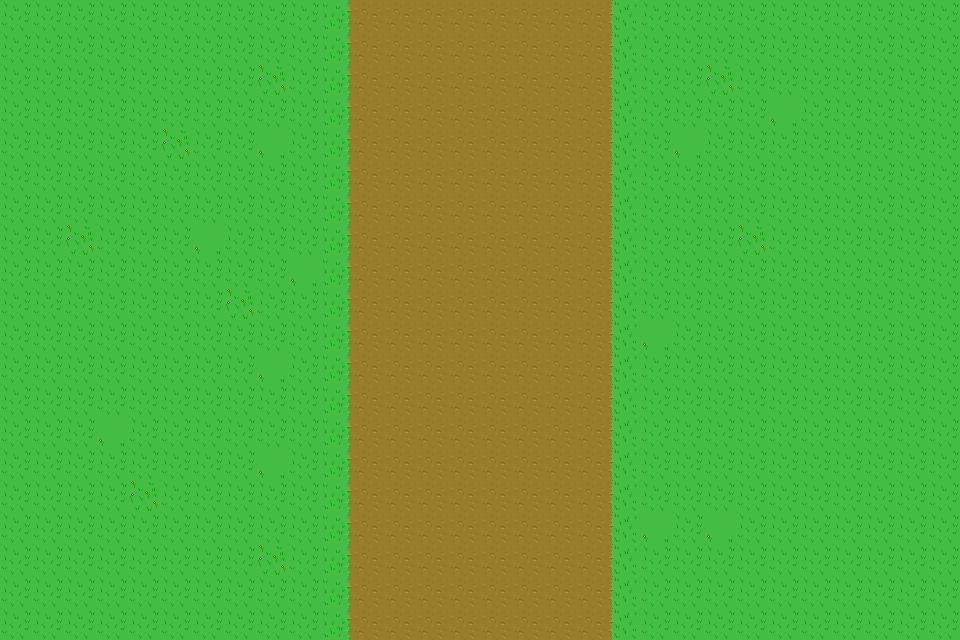

Below is a game level as drawn by its tile map, then a one-line description and the .tmx file that defines it, in full:
An orthogonal 30x20 tile map with 32x32 px tiles, 1 tile layer (Calque de Tuiles 1), 2 tilesets and 6 objects (2x collision, 2x spawn_obstacle, spawn_player, respawn).

<map version="1.9" tiledversion="1.9.2" orientation="orthogonal" renderorder="right-down" width="30" height="20" tilewidth="32" tileheight="32" infinite="0" nextlayerid="5" nextobjectid="17">
 <editorsettings>
  <export target="map_test..tmx" format="tmx" />
 </editorsettings>
 <tileset firstgid="1" source="map.tsx" />
 <tileset firstgid="19" source="../tile/map.tsx" />
 <layer id="1" name="Calque de Tuiles 1" width="30" height="20">
  <data encoding="csv">
10,10,10,10,10,10,10,10,10,10,7,8,8,8,8,8,8,8,8,9,10,10,10,10,10,10,10,10,10,10,
10,10,10,10,10,10,10,10,10,10,7,8,8,8,8,8,8,8,8,9,10,10,10,10,10,10,10,10,10,10,
10,10,10,10,10,10,10,10,5,10,7,8,8,8,8,8,8,8,8,9,10,10,5,10,10,10,10,10,10,10,
10,10,10,10,10,10,10,10,10,10,7,8,8,8,8,8,8,8,8,9,10,10,10,10,4,10,10,10,10,10,
10,10,10,10,10,5,10,10,4,10,7,8,8,8,8,8,8,8,8,9,10,4,10,10,10,10,10,10,10,10,
10,10,10,10,10,10,10,10,10,10,7,8,8,8,8,8,8,8,8,9,10,10,10,10,10,10,10,10,10,10,
10,10,10,10,10,10,10,10,10,10,7,8,8,8,8,8,8,8,8,9,10,10,10,10,10,10,10,10,10,10,
10,10,5,10,10,10,4,10,10,10,7,8,8,8,8,8,8,8,8,9,10,10,10,5,10,10,10,10,10,10,
10,10,10,10,10,10,10,10,10,4,7,8,8,8,8,8,8,8,8,9,10,10,10,10,10,10,10,10,10,10,
10,10,10,10,10,10,10,5,10,10,7,8,8,8,8,8,8,8,8,9,10,10,10,10,10,10,10,10,10,10,
10,10,10,10,10,10,10,10,10,10,7,8,8,8,8,8,8,8,8,9,4,10,10,10,10,10,10,10,10,10,
10,10,10,10,10,10,10,10,4,10,7,8,8,8,8,8,8,8,8,9,10,10,10,10,10,10,10,10,10,10,
10,10,10,10,10,10,10,10,10,10,7,8,8,8,8,8,8,8,8,9,10,10,10,10,10,10,10,10,10,10,
10,10,10,4,10,10,10,10,10,10,7,8,8,8,8,8,8,8,8,9,10,10,10,10,10,10,10,10,10,10,
10,10,10,10,10,10,10,10,4,10,7,8,8,8,8,8,8,8,8,9,10,10,10,10,10,10,10,10,10,10,
10,10,10,10,5,10,10,10,10,10,7,8,8,8,8,8,8,8,8,9,10,10,10,10,10,10,10,10,10,10,
10,10,10,10,10,10,10,10,10,10,7,8,8,8,8,8,8,8,8,9,4,10,4,10,10,10,10,10,10,10,
10,10,10,10,10,10,10,10,5,10,7,8,8,8,8,8,8,8,8,9,10,10,10,10,10,10,10,10,10,10,
10,10,10,10,10,10,10,10,10,10,7,8,8,8,8,8,8,8,8,9,10,10,10,10,10,10,10,10,10,10,
10,10,10,10,10,10,10,10,10,10,7,8,8,8,8,8,8,8,8,9,10,10,10,10,10,10,10,10,10,10
</data>
 </layer>
 <objectgroup id="4" name="collisions">
  <object id="7" name="collision" x="319.583" y="0.892691" width="29.4588" height="636.489" />
  <object id="8" name="collision" x="611.493" y="0" width="26.7807" height="638.274" />
  <object id="9" name="spawn_player" x="479.107" y="576.966">
   <point />
  </object>
  <object id="12" name="respawn" x="350" y="160" width="260.666" height="33.0296" />
  <object id="13" name="spawn_obstacle" x="349.042" y="415.994" width="262.451" height="30.3515" />
  <object id="14" name="spawn_obstacle" x="350.828" y="257.095" width="260.666" height="32.1369" />
 </objectgroup>
</map>
